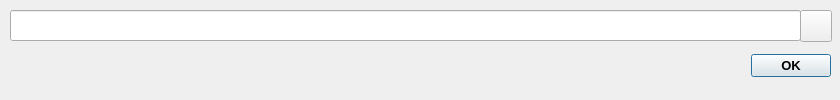
<?xml version="1.0" encoding="UTF-8"?>
<ui version="4.0">
 <class>receive</class>
 <widget class="QDialog" name="receive">
  <property name="geometry">
   <rect>
    <x>0</x>
    <y>0</y>
    <width>840</width>
    <height>100</height>
   </rect>
  </property>
  <property name="minimumSize">
   <size>
    <width>840</width>
    <height>100</height>
   </size>
  </property>
  <property name="maximumSize">
   <size>
    <width>840</width>
    <height>100</height>
   </size>
  </property>
  <property name="focusPolicy">
   <enum>Qt::StrongFocus</enum>
  </property>
  <property name="windowTitle">
   <string>Receive</string>
  </property>
  <property name="locale">
   <locale language="English" country="UnitedStates"/>
  </property>
  <widget class="QDialogButtonBox" name="selectionButtonBox">
   <property name="geometry">
    <rect>
     <x>10</x>
     <y>50</y>
     <width>821</width>
     <height>32</height>
    </rect>
   </property>
   <property name="font">
    <font>
     <pointsize>10</pointsize>
     <weight>75</weight>
     <bold>true</bold>
    </font>
   </property>
   <property name="focusPolicy">
    <enum>Qt::StrongFocus</enum>
   </property>
   <property name="orientation">
    <enum>Qt::Horizontal</enum>
   </property>
   <property name="standardButtons">
    <set>QDialogButtonBox::Ok</set>
   </property>
   <property name="centerButtons">
    <bool>false</bool>
   </property>
  </widget>
  <widget class="QPushButton" name="copyPushButton">
   <property name="geometry">
    <rect>
     <x>800</x>
     <y>10</y>
     <width>32</width>
     <height>32</height>
    </rect>
   </property>
   <property name="text">
    <string/>
   </property>
  </widget>
  <widget class="QLineEdit" name="idLineEdit">
   <property name="geometry">
    <rect>
     <x>10</x>
     <y>10</y>
     <width>791</width>
     <height>31</height>
    </rect>
   </property>
   <property name="font">
    <font>
     <pointsize>10</pointsize>
     <weight>75</weight>
     <bold>true</bold>
    </font>
   </property>
  </widget>
 </widget>
 <tabstops>
  <tabstop>idLineEdit</tabstop>
  <tabstop>copyPushButton</tabstop>
 </tabstops>
 <resources/>
 <connections>
  <connection>
   <sender>selectionButtonBox</sender>
   <signal>accepted()</signal>
   <receiver>receive</receiver>
   <slot>accept()</slot>
   <hints>
    <hint type="sourcelabel">
     <x>248</x>
     <y>254</y>
    </hint>
    <hint type="destinationlabel">
     <x>157</x>
     <y>274</y>
    </hint>
   </hints>
  </connection>
  <connection>
   <sender>selectionButtonBox</sender>
   <signal>rejected()</signal>
   <receiver>receive</receiver>
   <slot>reject()</slot>
   <hints>
    <hint type="sourcelabel">
     <x>316</x>
     <y>260</y>
    </hint>
    <hint type="destinationlabel">
     <x>286</x>
     <y>274</y>
    </hint>
   </hints>
  </connection>
 </connections>
</ui>
